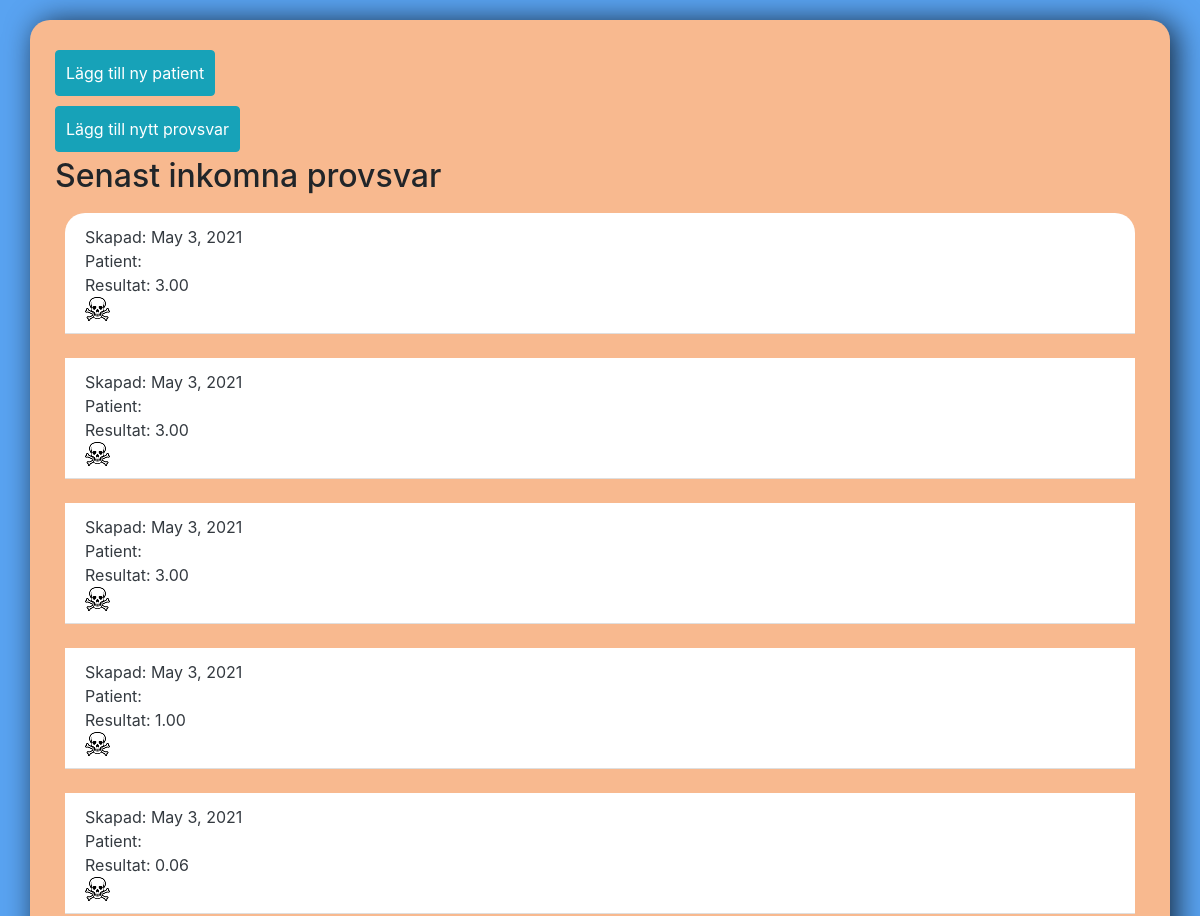
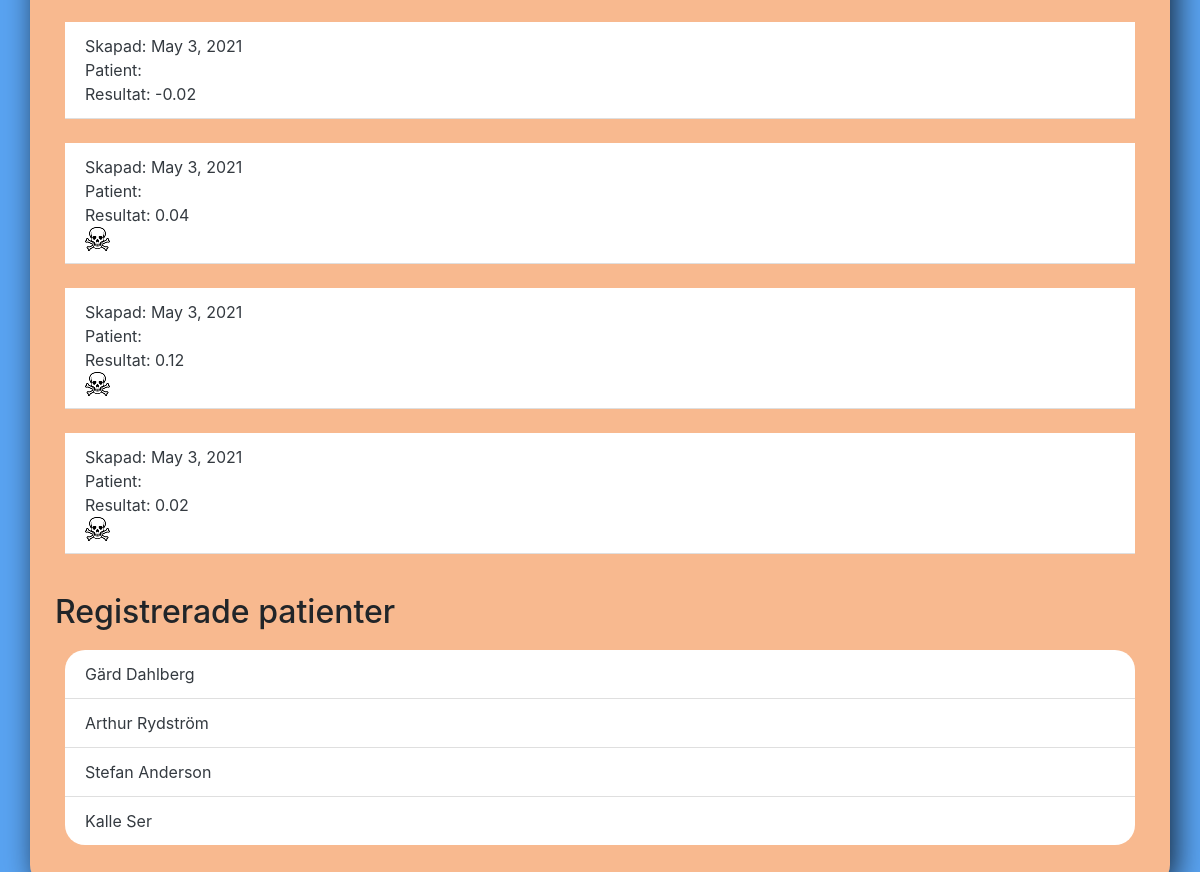
The app's page /, older data (2 pictures, top to bottom).
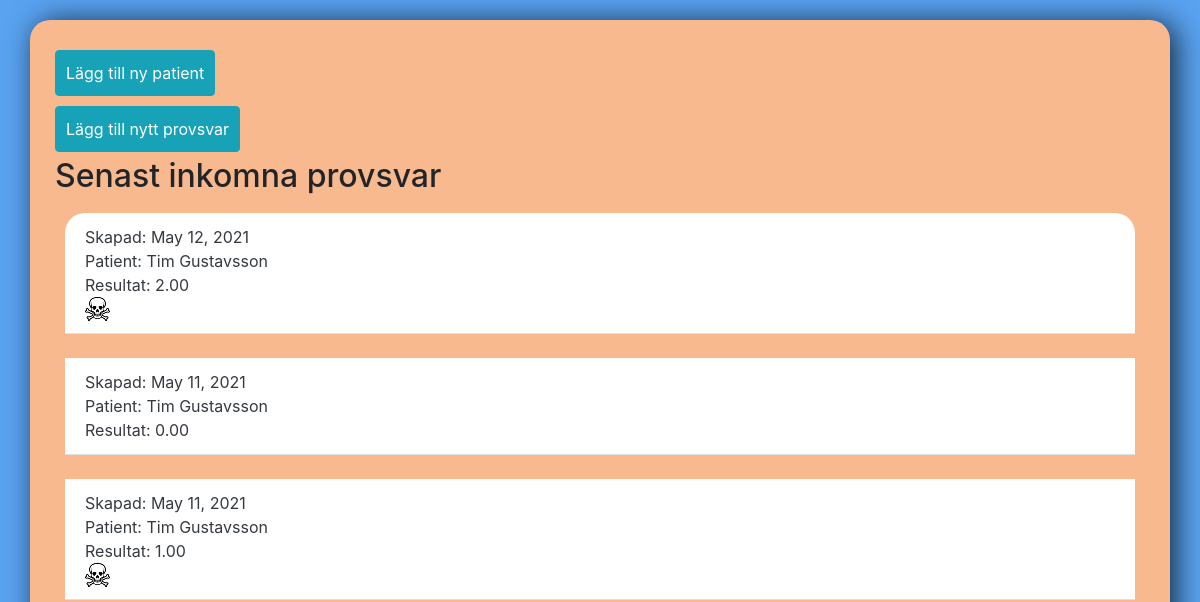
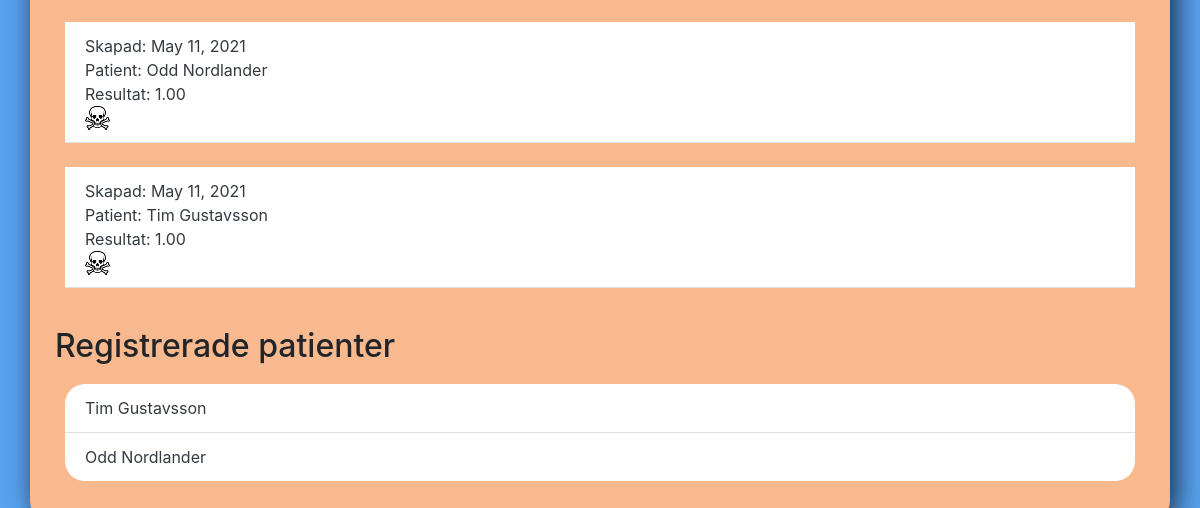
The same page, newer data (2 pictures, top to bottom).
### psa/models.py (models this page shows, shortened)
class Provsvar(models.Model):
	created = models.DateField(auto_now_add=True)
	result = models.DecimalField(max_digits=5, decimal_places=2)
	done = models.CharField(max_length=100, default='False')
	ssn = models.ForeignKey(Patient, default='None', verbose_name="Kopplad patient", on_delete=models.SET_DEFAULT, validators=[validate_ssn, read_from_db])
	class Meta:
		verbose_name_plural = "Provsvar"

class Patient(models.Model):
	ssn = models.BigIntegerField(validators=[validate_ssn],primary_key=True, unique=True)
	namn = models.CharField(max_length=100)
	gata = models.CharField(max_length=50)
	postort = models.CharField(max_length=50)
	postnr = models.IntegerField(validators=[validate_postnr])
	mail = models.EmailField(max_length=50)
	operationsdatum = models.DateField()
	created = models.DateField(auto_now_add=True)
	kallelsedatum = models.DateField()
	class Meta:
		verbose_name_plural = "Patienter"
	def __str__(self):
		return self.namn

### psa/views.py (the view)
# urls.py: path('', views.IndexView.as_view(), name='index'),
class IndexView(generic.ListView):
    template_name = 'psa/index.html'
    context_object_name = 'latest_provsvar_list'
    def get_context_data(self, **kwargs):
        context = super(IndexView, self).get_context_data(**kwargs)
        context.update({
            'latest_provsvar_list': Provsvar.objects.order_by('-created')[:10],
            'patient_list': Patient.objects.order_by('-created'),
        })
        return context
    def get_queryset(self):
        return Patient.objects.all()

### psa/templates/psa/index.html (shortened to what this page needs)
<link rel="stylesheet" href="https://cdn.jsdelivr.net/npm/bootstrap@4.6.0/dist/css/bootstrap.min.css">
<div class="center-column">
    <div class="box">
        <div class = "menu">
            <a class="btn btn-info" href="{% url 'psa:add_patient' %}">Lägg till ny patient</a>
            <a class="btn btn-info" href="{% url 'psa:add_provsvar' %}">Lägg till nytt provsvar</a>
        </div>
        <div class = list>
            <h2>Senast inkomna provsvar</h2>
            {% if latest_provsvar_list %}
                <ul class="list-group list-group-flush">
                {% for provsvar in latest_provsvar_list %}
                    <li class="list-group-item"><a href="{% url 'psa:provsvar_detail' provsvar.id %}" class="text-dark">Skapad: {{ provsvar.created }}</br>Patient: {{ provsvar.ssn }}</br>Resultat: {{ provsvar.result }}</br></a>{% if provsvar.result > 0 %}<img src="bones.png" alt="Hantera">{% endif %}</li><br>
                {% endfor %}
                </ul>
            {% else %}
                <p>Inga provsvar tillgängliga.</p>
            {% endif %}
        </div>
        <div class = list>
            <h2>Registrerade patienter</h2>
            {% if patient_list %}
                <ul class="list-group list-group-flush">
                {% for patient in patient_list %}
                <li class="list-group-item"><a href="{% url 'psa:patient_detail' patient.pk %}" class="text-dark">{{ patient.namn }}</a></li>
                {% endfor %}
                </ul>
            {% else %}
                <p>Inga patienter tillgängliga.</p>
            {% endif %}
        </div>
    </div>
</div>

### psa/templates/psa/index.html (style rules this page uses)
.center-column { width:95%; height: flex; margin: 20px auto; padding:25px; background-color: rgb(248, 185, 143); border-radius: 20px; box-shadow: 6px 2px 30px 0px rgba(0, 0, 0, 0.75); }
.btn-info { margin: 5px auto; padding:10px; }
.list-group-flush { margin: 5px auto; padding:10px; border-radius: 20px; }

Row changes from the older to the newer data that the page shows:
removed Provsvar: created "May 3, 2021", result "3.00"
removed Provsvar: created "May 3, 2021", result "3.00"
removed Provsvar: created "May 3, 2021", result "3.00"
removed Provsvar: created "May 3, 2021", result "1.00"
removed Provsvar: created "May 3, 2021", result "0.06"
removed Provsvar: created "May 3, 2021", result "-0.02"
removed Provsvar: created "May 3, 2021", result "0.04"
removed Provsvar: created "May 3, 2021", result "0.12"
removed Provsvar: created "May 3, 2021", result "0.02"
removed Patient: namn "Gärd Dahlberg"
removed Patient: namn "Arthur Rydström"
removed Patient: namn "Stefan Anderson"
removed Patient: namn "Kalle Ser"
added Provsvar: created "May 12, 2021", ssn "Tim Gustavsson", result "2.00"
added Provsvar: created "May 11, 2021", ssn "Tim Gustavsson", result "0.00"
added Provsvar: created "May 11, 2021", ssn "Tim Gustavsson", result "1.00"
added Provsvar: created "May 11, 2021", ssn "Odd Nordlander", result "1.00"
added Provsvar: created "May 11, 2021", ssn "Tim Gustavsson", result "1.00"
added Patient: namn "Tim Gustavsson"
added Patient: namn "Odd Nordlander"
